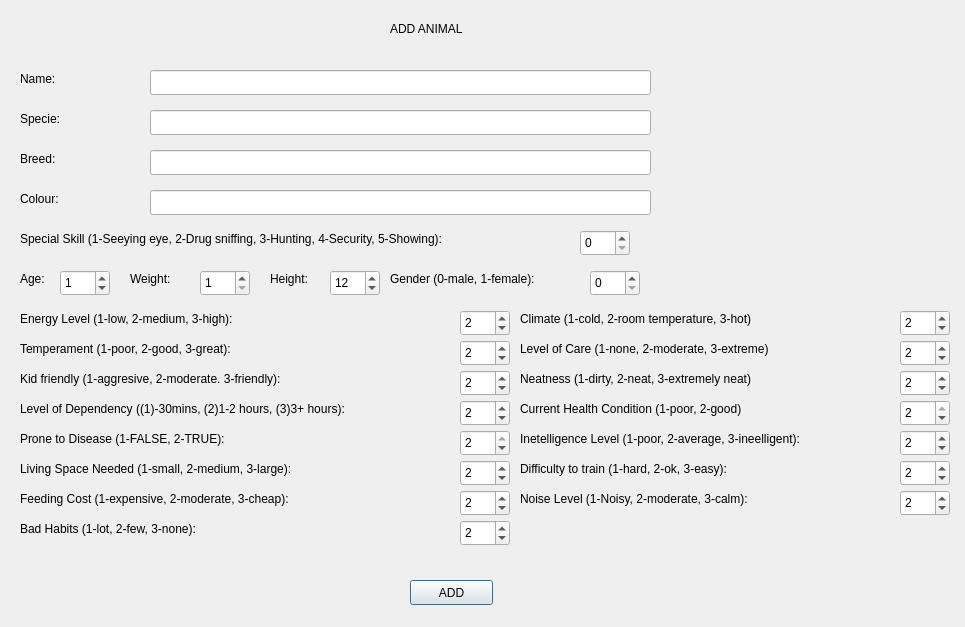
<?xml version="1.0" encoding="UTF-8"?>
<ui version="4.0">
 <class>AddAnimalDialog</class>
 <widget class="QDialog" name="AddAnimalDialog">
  <property name="geometry">
   <rect>
    <x>0</x>
    <y>0</y>
    <width>965</width>
    <height>627</height>
   </rect>
  </property>
  <property name="windowTitle">
   <string>Dialog</string>
  </property>
  <widget class="QLineEdit" name="name">
   <property name="geometry">
    <rect>
     <x>150</x>
     <y>70</y>
     <width>501</width>
     <height>25</height>
    </rect>
   </property>
  </widget>
  <widget class="QLineEdit" name="specie">
   <property name="geometry">
    <rect>
     <x>150</x>
     <y>110</y>
     <width>501</width>
     <height>25</height>
    </rect>
   </property>
  </widget>
  <widget class="QLineEdit" name="breed">
   <property name="geometry">
    <rect>
     <x>150</x>
     <y>150</y>
     <width>501</width>
     <height>25</height>
    </rect>
   </property>
  </widget>
  <widget class="QLineEdit" name="colour">
   <property name="geometry">
    <rect>
     <x>150</x>
     <y>190</y>
     <width>501</width>
     <height>25</height>
    </rect>
   </property>
  </widget>
  <widget class="QLabel" name="label">
   <property name="geometry">
    <rect>
     <x>20</x>
     <y>70</y>
     <width>64</width>
     <height>17</height>
    </rect>
   </property>
   <property name="text">
    <string>Name:</string>
   </property>
  </widget>
  <widget class="QLabel" name="label_2">
   <property name="geometry">
    <rect>
     <x>20</x>
     <y>110</y>
     <width>111</width>
     <height>17</height>
    </rect>
   </property>
   <property name="text">
    <string>Specie:</string>
   </property>
  </widget>
  <widget class="QLabel" name="label_3">
   <property name="geometry">
    <rect>
     <x>20</x>
     <y>150</y>
     <width>64</width>
     <height>17</height>
    </rect>
   </property>
   <property name="text">
    <string>Breed:</string>
   </property>
  </widget>
  <widget class="QLabel" name="label_4">
   <property name="geometry">
    <rect>
     <x>20</x>
     <y>190</y>
     <width>64</width>
     <height>17</height>
    </rect>
   </property>
   <property name="text">
    <string>Colour:</string>
   </property>
  </widget>
  <widget class="QLabel" name="label_5">
   <property name="geometry">
    <rect>
     <x>20</x>
     <y>230</y>
     <width>561</width>
     <height>17</height>
    </rect>
   </property>
   <property name="text">
    <string>Special Skill (1-Seeying eye, 2-Drug sniffing, 3-Hunting, 4-Security, 5-Showing):</string>
   </property>
  </widget>
  <widget class="QLabel" name="label_7">
   <property name="geometry">
    <rect>
     <x>20</x>
     <y>270</y>
     <width>64</width>
     <height>17</height>
    </rect>
   </property>
   <property name="text">
    <string>Age:</string>
   </property>
  </widget>
  <widget class="QLabel" name="label_8">
   <property name="geometry">
    <rect>
     <x>130</x>
     <y>270</y>
     <width>64</width>
     <height>17</height>
    </rect>
   </property>
   <property name="text">
    <string>Weight:</string>
   </property>
  </widget>
  <widget class="QLabel" name="label_9">
   <property name="geometry">
    <rect>
     <x>270</x>
     <y>270</y>
     <width>64</width>
     <height>17</height>
    </rect>
   </property>
   <property name="text">
    <string>Height:</string>
   </property>
  </widget>
  <widget class="QLabel" name="label_10">
   <property name="geometry">
    <rect>
     <x>390</x>
     <y>20</y>
     <width>91</width>
     <height>17</height>
    </rect>
   </property>
   <property name="text">
    <string>ADD ANIMAL</string>
   </property>
  </widget>
  <widget class="QPushButton" name="pushButton">
   <property name="geometry">
    <rect>
     <x>410</x>
     <y>580</y>
     <width>83</width>
     <height>25</height>
    </rect>
   </property>
   <property name="text">
    <string>ADD</string>
   </property>
  </widget>
  <widget class="QSpinBox" name="age">
   <property name="geometry">
    <rect>
     <x>60</x>
     <y>270</y>
     <width>50</width>
     <height>26</height>
    </rect>
   </property>
   <property name="minimum">
    <number>0</number>
   </property>
   <property name="maximum">
    <number>20</number>
   </property>
   <property name="value">
    <number>1</number>
   </property>
  </widget>
  <widget class="QSpinBox" name="weight">
   <property name="geometry">
    <rect>
     <x>200</x>
     <y>270</y>
     <width>50</width>
     <height>26</height>
    </rect>
   </property>
   <property name="minimum">
    <number>1</number>
   </property>
   <property name="maximum">
    <number>500</number>
   </property>
   <property name="value">
    <number>1</number>
   </property>
  </widget>
  <widget class="QSpinBox" name="height">
   <property name="geometry">
    <rect>
     <x>330</x>
     <y>270</y>
     <width>50</width>
     <height>26</height>
    </rect>
   </property>
   <property name="minimum">
    <number>0</number>
   </property>
   <property name="maximum">
    <number>120</number>
   </property>
   <property name="value">
    <number>12</number>
   </property>
  </widget>
  <widget class="QLabel" name="label_11">
   <property name="geometry">
    <rect>
     <x>20</x>
     <y>310</y>
     <width>331</width>
     <height>17</height>
    </rect>
   </property>
   <property name="text">
    <string>Energy Level (1-low, 2-medium, 3-high):</string>
   </property>
  </widget>
  <widget class="QSpinBox" name="energy_level">
   <property name="geometry">
    <rect>
     <x>460</x>
     <y>310</y>
     <width>50</width>
     <height>26</height>
    </rect>
   </property>
   <property name="minimum">
    <number>1</number>
   </property>
   <property name="maximum">
    <number>3</number>
   </property>
   <property name="value">
    <number>2</number>
   </property>
  </widget>
  <widget class="QLabel" name="label_12">
   <property name="geometry">
    <rect>
     <x>20</x>
     <y>340</y>
     <width>351</width>
     <height>17</height>
    </rect>
   </property>
   <property name="text">
    <string>Temperament (1-poor, 2-good, 3-great):</string>
   </property>
  </widget>
  <widget class="QSpinBox" name="temperament">
   <property name="geometry">
    <rect>
     <x>460</x>
     <y>340</y>
     <width>50</width>
     <height>26</height>
    </rect>
   </property>
   <property name="minimum">
    <number>1</number>
   </property>
   <property name="maximum">
    <number>3</number>
   </property>
   <property name="value">
    <number>2</number>
   </property>
  </widget>
  <widget class="QSpinBox" name="level_of_dependency">
   <property name="geometry">
    <rect>
     <x>460</x>
     <y>400</y>
     <width>50</width>
     <height>26</height>
    </rect>
   </property>
   <property name="minimum">
    <number>1</number>
   </property>
   <property name="maximum">
    <number>3</number>
   </property>
   <property name="value">
    <number>2</number>
   </property>
  </widget>
  <widget class="QLabel" name="label_13">
   <property name="geometry">
    <rect>
     <x>20</x>
     <y>370</y>
     <width>361</width>
     <height>17</height>
    </rect>
   </property>
   <property name="text">
    <string>Kid friendly (1-aggresive, 2-moderate. 3-friendly):</string>
   </property>
  </widget>
  <widget class="QLabel" name="label_14">
   <property name="geometry">
    <rect>
     <x>20</x>
     <y>400</y>
     <width>431</width>
     <height>17</height>
    </rect>
   </property>
   <property name="text">
    <string>Level of Dependency ((1)-30mins, (2)1-2 hours, (3)3+ hours):</string>
   </property>
  </widget>
  <widget class="QSpinBox" name="kid_friendly">
   <property name="geometry">
    <rect>
     <x>460</x>
     <y>370</y>
     <width>50</width>
     <height>26</height>
    </rect>
   </property>
   <property name="minimum">
    <number>1</number>
   </property>
   <property name="maximum">
    <number>3</number>
   </property>
   <property name="value">
    <number>2</number>
   </property>
  </widget>
  <widget class="QLabel" name="label_15">
   <property name="geometry">
    <rect>
     <x>20</x>
     <y>430</y>
     <width>321</width>
     <height>17</height>
    </rect>
   </property>
   <property name="text">
    <string>Prone to Disease (1-FALSE, 2-TRUE):</string>
   </property>
  </widget>
  <widget class="QSpinBox" name="living_space_required">
   <property name="geometry">
    <rect>
     <x>460</x>
     <y>460</y>
     <width>50</width>
     <height>26</height>
    </rect>
   </property>
   <property name="minimum">
    <number>1</number>
   </property>
   <property name="maximum">
    <number>3</number>
   </property>
   <property name="value">
    <number>2</number>
   </property>
  </widget>
  <widget class="QSpinBox" name="prone_to_disease">
   <property name="geometry">
    <rect>
     <x>460</x>
     <y>430</y>
     <width>50</width>
     <height>26</height>
    </rect>
   </property>
   <property name="minimum">
    <number>1</number>
   </property>
   <property name="maximum">
    <number>2</number>
   </property>
   <property name="value">
    <number>2</number>
   </property>
  </widget>
  <widget class="QLabel" name="label_16">
   <property name="geometry">
    <rect>
     <x>20</x>
     <y>460</y>
     <width>381</width>
     <height>17</height>
    </rect>
   </property>
   <property name="text">
    <string>Living Space Needed (1-small, 2-medium, 3-large):</string>
   </property>
  </widget>
  <widget class="QSpinBox" name="level_of_care">
   <property name="geometry">
    <rect>
     <x>900</x>
     <y>340</y>
     <width>50</width>
     <height>26</height>
    </rect>
   </property>
   <property name="minimum">
    <number>1</number>
   </property>
   <property name="maximum">
    <number>3</number>
   </property>
   <property name="value">
    <number>2</number>
   </property>
  </widget>
  <widget class="QLabel" name="label_17">
   <property name="geometry">
    <rect>
     <x>520</x>
     <y>370</y>
     <width>331</width>
     <height>17</height>
    </rect>
   </property>
   <property name="text">
    <string>Neatness (1-dirty, 2-neat, 3-extremely neat)</string>
   </property>
  </widget>
  <widget class="QSpinBox" name="current_health_condition">
   <property name="geometry">
    <rect>
     <x>900</x>
     <y>400</y>
     <width>50</width>
     <height>26</height>
    </rect>
   </property>
   <property name="minimum">
    <number>1</number>
   </property>
   <property name="maximum">
    <number>2</number>
   </property>
   <property name="value">
    <number>2</number>
   </property>
  </widget>
  <widget class="QSpinBox" name="difficulty_to_train">
   <property name="geometry">
    <rect>
     <x>900</x>
     <y>460</y>
     <width>50</width>
     <height>26</height>
    </rect>
   </property>
   <property name="minimum">
    <number>1</number>
   </property>
   <property name="maximum">
    <number>3</number>
   </property>
   <property name="value">
    <number>2</number>
   </property>
  </widget>
  <widget class="QSpinBox" name="neatness">
   <property name="geometry">
    <rect>
     <x>900</x>
     <y>370</y>
     <width>50</width>
     <height>26</height>
    </rect>
   </property>
   <property name="minimum">
    <number>1</number>
   </property>
   <property name="maximum">
    <number>3</number>
   </property>
   <property name="value">
    <number>2</number>
   </property>
  </widget>
  <widget class="QLabel" name="label_18">
   <property name="geometry">
    <rect>
     <x>520</x>
     <y>460</y>
     <width>301</width>
     <height>17</height>
    </rect>
   </property>
   <property name="text">
    <string>Difficulty to train (1-hard, 2-ok, 3-easy):</string>
   </property>
  </widget>
  <widget class="QLabel" name="label_19">
   <property name="geometry">
    <rect>
     <x>520</x>
     <y>310</y>
     <width>321</width>
     <height>17</height>
    </rect>
   </property>
   <property name="text">
    <string>Climate (1-cold, 2-room temperature, 3-hot)</string>
   </property>
  </widget>
  <widget class="QLabel" name="label_20">
   <property name="geometry">
    <rect>
     <x>520</x>
     <y>340</y>
     <width>341</width>
     <height>17</height>
    </rect>
   </property>
   <property name="text">
    <string>Level of Care (1-none, 2-moderate, 3-extreme)</string>
   </property>
  </widget>
  <widget class="QSpinBox" name="climate">
   <property name="geometry">
    <rect>
     <x>900</x>
     <y>310</y>
     <width>50</width>
     <height>26</height>
    </rect>
   </property>
   <property name="minimum">
    <number>1</number>
   </property>
   <property name="maximum">
    <number>3</number>
   </property>
   <property name="value">
    <number>2</number>
   </property>
  </widget>
  <widget class="QLabel" name="label_21">
   <property name="geometry">
    <rect>
     <x>520</x>
     <y>400</y>
     <width>361</width>
     <height>17</height>
    </rect>
   </property>
   <property name="text">
    <string>Current Health Condition (1-poor, 2-good)</string>
   </property>
  </widget>
  <widget class="QSpinBox" name="intelligence_level">
   <property name="geometry">
    <rect>
     <x>900</x>
     <y>430</y>
     <width>50</width>
     <height>26</height>
    </rect>
   </property>
   <property name="minimum">
    <number>1</number>
   </property>
   <property name="maximum">
    <number>3</number>
   </property>
   <property name="value">
    <number>2</number>
   </property>
  </widget>
  <widget class="QLabel" name="label_22">
   <property name="geometry">
    <rect>
     <x>520</x>
     <y>430</y>
     <width>381</width>
     <height>17</height>
    </rect>
   </property>
   <property name="text">
    <string>Inetelligence Level (1-poor, 2-average, 3-ineelligent):</string>
   </property>
  </widget>
  <widget class="QLabel" name="label_23">
   <property name="geometry">
    <rect>
     <x>520</x>
     <y>490</y>
     <width>301</width>
     <height>17</height>
    </rect>
   </property>
   <property name="text">
    <string>Noise Level (1-Noisy, 2-moderate, 3-calm):</string>
   </property>
  </widget>
  <widget class="QSpinBox" name="feeding_cost">
   <property name="geometry">
    <rect>
     <x>460</x>
     <y>490</y>
     <width>50</width>
     <height>26</height>
    </rect>
   </property>
   <property name="minimum">
    <number>1</number>
   </property>
   <property name="maximum">
    <number>3</number>
   </property>
   <property name="value">
    <number>2</number>
   </property>
  </widget>
  <widget class="QLabel" name="label_24">
   <property name="geometry">
    <rect>
     <x>20</x>
     <y>490</y>
     <width>361</width>
     <height>17</height>
    </rect>
   </property>
   <property name="text">
    <string>Feeding Cost (1-expensive, 2-moderate, 3-cheap):</string>
   </property>
  </widget>
  <widget class="QSpinBox" name="noise_level">
   <property name="geometry">
    <rect>
     <x>900</x>
     <y>490</y>
     <width>50</width>
     <height>26</height>
    </rect>
   </property>
   <property name="minimum">
    <number>1</number>
   </property>
   <property name="maximum">
    <number>3</number>
   </property>
   <property name="value">
    <number>2</number>
   </property>
  </widget>
  <widget class="QSpinBox" name="bad_habits">
   <property name="geometry">
    <rect>
     <x>460</x>
     <y>520</y>
     <width>50</width>
     <height>26</height>
    </rect>
   </property>
   <property name="minimum">
    <number>1</number>
   </property>
   <property name="maximum">
    <number>3</number>
   </property>
   <property name="value">
    <number>2</number>
   </property>
  </widget>
  <widget class="QLabel" name="label_25">
   <property name="geometry">
    <rect>
     <x>20</x>
     <y>520</y>
     <width>301</width>
     <height>17</height>
    </rect>
   </property>
   <property name="text">
    <string>Bad Habits (1-lot, 2-few, 3-none):</string>
   </property>
  </widget>
  <widget class="QSpinBox" name="special_skill">
   <property name="geometry">
    <rect>
     <x>580</x>
     <y>230</y>
     <width>50</width>
     <height>26</height>
    </rect>
   </property>
   <property name="maximum">
    <number>5</number>
   </property>
   <property name="value">
    <number>0</number>
   </property>
  </widget>
  <widget class="QSpinBox" name="gender">
   <property name="geometry">
    <rect>
     <x>590</x>
     <y>270</y>
     <width>50</width>
     <height>26</height>
    </rect>
   </property>
   <property name="minimum">
    <number>0</number>
   </property>
   <property name="maximum">
    <number>1</number>
   </property>
   <property name="singleStep">
    <number>1</number>
   </property>
   <property name="value">
    <number>0</number>
   </property>
  </widget>
  <widget class="QLabel" name="label_26">
   <property name="geometry">
    <rect>
     <x>390</x>
     <y>270</y>
     <width>201</width>
     <height>17</height>
    </rect>
   </property>
   <property name="text">
    <string>Gender (0-male, 1-female):</string>
   </property>
  </widget>
 </widget>
 <resources/>
 <connections/>
</ui>
